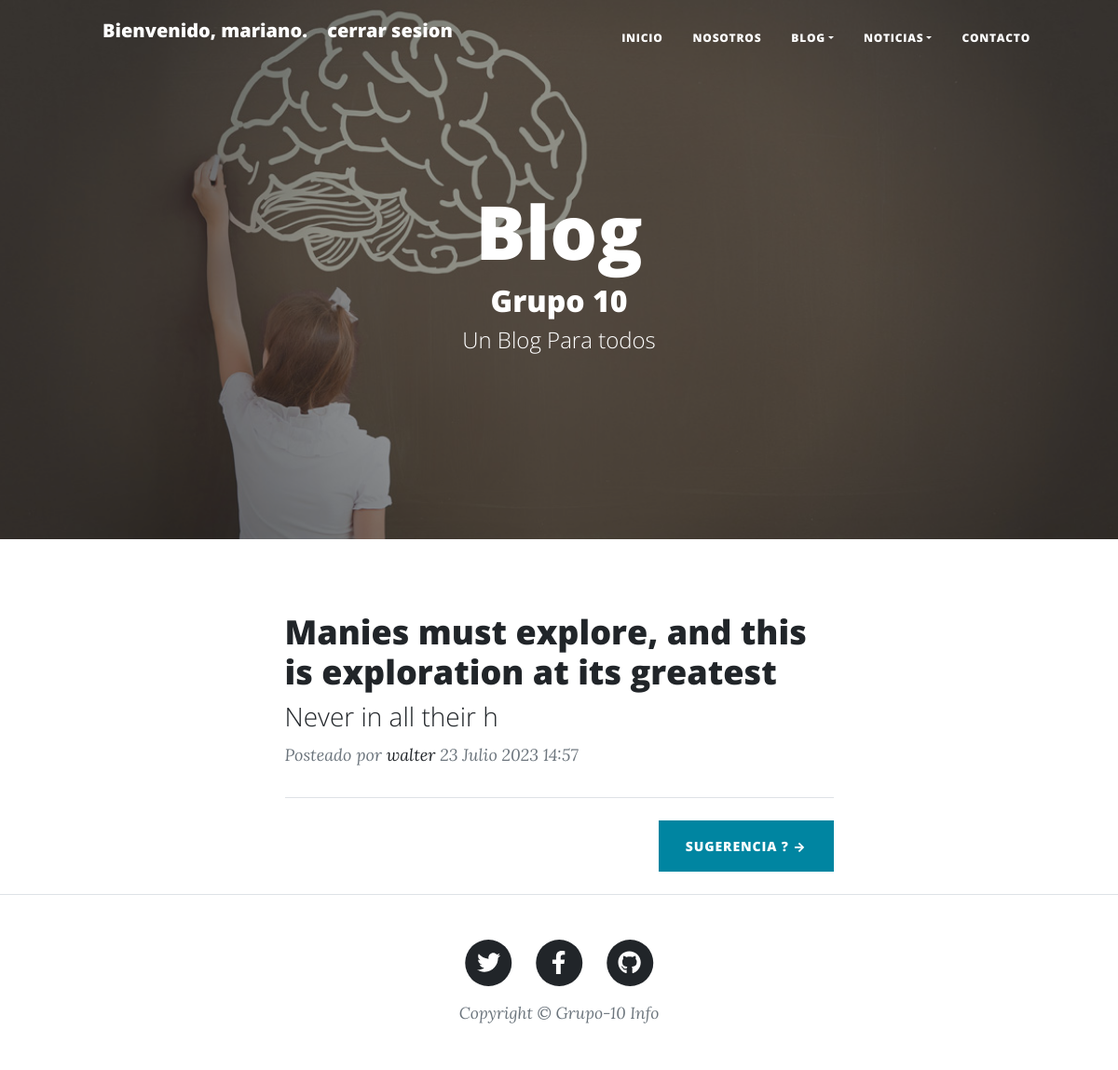
/blogpost/ (signed in), run on the app's committed database.
### apps/usuarios/models.py (models this page shows)
class Usuario(AbstractUser):
    pass

### apps/blogpost/models.py (models this page shows, shortened)
class Post(models.Model):
    titulo = models.CharField(max_length=255)
    subtituloGenral = models.CharField(max_length=255, null=True)
    autor = models.ForeignKey(settings.AUTH_USER_MODEL, on_delete=models.CASCADE)
    cuerpo=models.TextField()
    slug = models.SlugField()
    fechaCreado= models.DateTimeField(auto_now_add=True,null=True)
    titulo2 = models.CharField(max_length=255, null=True)
    subtituloGenral2 = models.CharField(max_length=255, null=True)
    cuerpo2 = models.TextField( null=True)
    imagen1 = models.ImageField(upload_to='blogpost/', null=True)
    imagen2 = models.ImageField(upload_to='blogpost/', null=True)
    pieDeFoto = models.CharField(max_length=255,null=True)
    pieDePosteo=models.TextField(null=True)

### apps/blogpost/views.py (the view)
# urls.py: path('',views.inicio,name='inicio'),
def inicio(request):
    contexto = {}
    post= Post.objects.all()
    titulo_busqueda = request.GET.get('busqueda_titulo')
    if titulo_busqueda:
        post = post.filter(titulo__icontains=titulo_busqueda)
    post = post.order_by('-fechaCreado')
    paginator = Paginator(post, 3)
    page_number = request.GET.get('page')
    post_paginadas = paginator.get_page(page_number)
    contexto['posteos'] = post_paginadas
    return render(request, 'blogpost/inicio.html', contexto)

### blog/contexto_processo.py (called while the page is built)
def logged_in_user(request):
    return {'logged_in_user': request.user}

### templates/blogpost/inicio.html (shortened to what this page needs)
{%extends 'base2.html' %}
{% load static %}
{%block head %}
<header class="masthead" style="background-image:  url('{% static "image/fondo_Blog.jpg" %}')">
    <div class="container position-relative px-4 px-lg-5">
        <div class="row gx-4 gx-lg-5 justify-content-center">
            <div class="col-md-10 col-lg-8 col-xl-7">
                <div class="site-heading">
                    <h1>Blog</h1>
                    <h2>Grupo 10</h2>
                    <span class="subheading">Un Blog Para todos</span>
                </div>
            </div>
        </div>
    </div>
</header>
{% endblock head%}
 {% block contenido %}
   <div class="container px-4 px-lg-5">
    <div class="row gx-4 gx-lg-5 justify-content-center">
        <div class="col-md-10 col-lg-8 col-xl-7">
            {% for cadaPost in posteos %}
            <div class="post-preview">
                <a href="{% url 'blogpost:detalle' cadaPost.id %}">
                    <h2 class="post-title">{{cadaPost.titulo}}</h2>
                    <h3 class="post-subtitle">{{cadaPost.cuerpo |slice:"20" }}</h3>
                </a>
                <p class="post-meta">
                    Posteado por
                    <a href="#!">{{cadaPost.autor}}</a>
                    {{cadaPost.fechaCreado}}
                </p>
            </div>
            {% endfor %}
            <hr class="my-4" />
            <div class="d-flex justify-content-end mb-4"><a class="btn btn-primary text-uppercase" href="contacto">Sugerencia ?  →</a></div>
        </div>
    </div>
</div>
{% endblock contenido %}

### templates/base2.html (shortened to what this page needs)
{% load static %}
<!DOCTYPE html>
<html lang="en">
<head>
    <link rel="stylesheet" href="{% static 'css/styles2.css' %}">
</head>
<head>
    {% block head %} {% endblock head %}
</head>
<body>
    <nav class="navbar navbar-expand-lg navbar-light" id="mainNav">
        <div class="container px-4 px-lg-5">
            <ul>
                {% if user.is_authenticated %}
                <a class="navbar-brand" >Bienvenido, {{ logged_in_user.username }}.</a>
                <a class="navbar-brand"  href="{% url 'logout' %}">cerrar sesion</a>
                {% endif %}
           </ul>
            <div class="collapse navbar-collapse" id="navbarResponsive">
                <ul class="navbar-nav ms-auto py-4 py-lg-0">
                    <li class="nav-item " ><a class="nav-link px-lg-3 py-3 py-lg-4 " href="{%url 'inicio2'%}">Inicio </a></li>
                    <li class="nav-item "><a class="nav-link px-lg-3 py-3 py-lg-4" href="{%url 'nosotros2'%}">Nosotros</a></li>
                    <li class="nav-item dropdown">
                        <a class="nav-link dropdown-toggle px-lg-3 py-3 py-lg-4" id="navbarDropdown" href="" role="button" data-bs-toggle="dropdown" aria-expanded="false">Blog</a>
                    </li>
                    <li class="nav-item dropdown">
                        <a class="nav-link dropdown-toggle px-lg-3 py-3 py-lg-4" id="navbarDropdown" href="" role="button" data-bs-toggle="dropdown" aria-expanded="false">Noticias</a>
                    </li>
                    <li class="nav-item"><a class="nav-link px-lg-3 py-3 py-lg-4" href="{% url 'contactos:contacto' %}">Contacto</a></li>
                </ul>
            </div>
        </div>
    </nav>
    {% block contenido %}
    {%endblock contenido %}
</body>
<footer class="border-top">
    <div class="container px-4 px-lg-5">
        <div class="row gx-4 gx-lg-5 justify-content-center">
            <div class="col-md-10 col-lg-8 col-xl-7">
                <ul class="list-inline text-center">
                    <li class="list-inline-item">
                        <a href="#!">
                            <span class="fa-stack fa-lg">
                                <i class="fas fa-circle fa-stack-2x"></i>
                                <i class="fab fa-twitter fa-stack-1x fa-inverse"></i>
                            </span>
                        </a>
                    </li>
                    <li class="list-inline-item">
                        <a href="#!">
                            <span class="fa-stack fa-lg">
                                <i class="fas fa-circle fa-stack-2x"></i>
                                <i class="fab fa-facebook-f fa-stack-1x fa-inverse"></i>
                            </span>
                        </a>
                    </li>
                    <li class="list-inline-item">
                        <a href="#!">
                            <span class="fa-stack fa-lg">
                                <i class="fas fa-circle fa-stack-2x"></i>
                                <i class="fab fa-github fa-stack-1x fa-inverse"></i>
                            </span>
                        </a>
                    </li>
                </ul>
                <div class="small text-center text-muted fst-italic">Copyright &copy; Grupo-10 Info</div>
            </div>
        </div>
    </div>
</footer>
</html>

### data on the page
Usuario: username "mariano"
Post: titulo "Manies must explore, and this is exploration at its greatest", cuerpo "Never in all their h", autor "walter", fechaCreado "23 Julio 2023 14:57"
